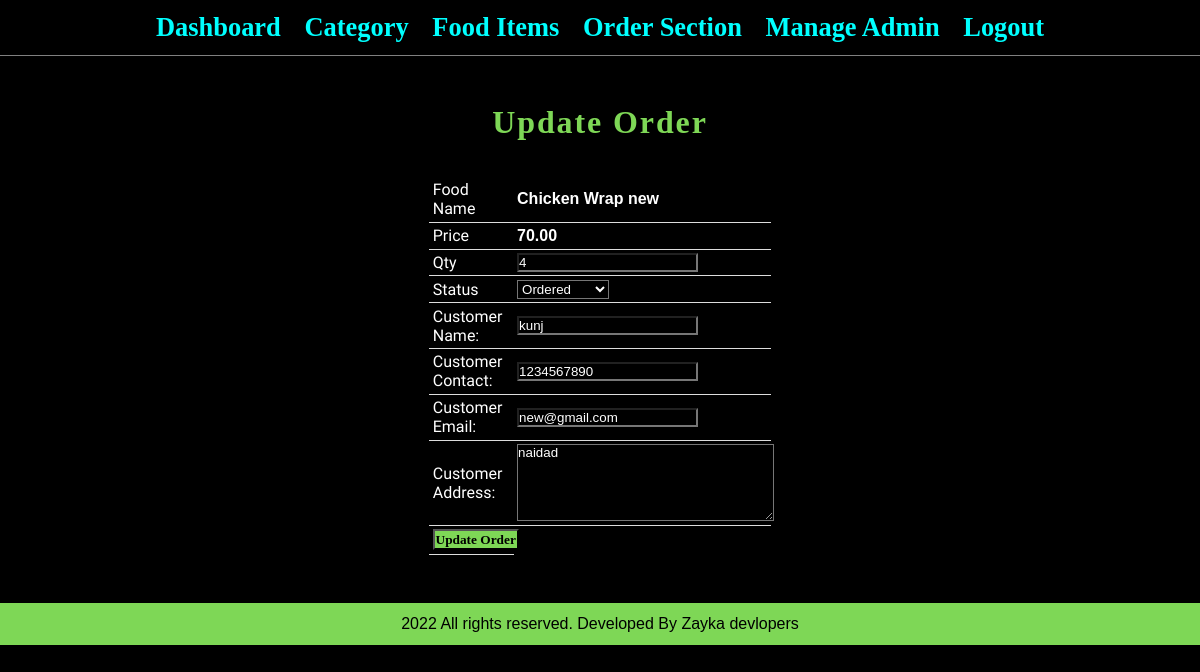
The page /admin/update-order.php?id=13 (signed in) on the database its author committed.
### tables this page shows
CREATE TABLE `tbl_order` (
  `id` int(10) UNSIGNED NOT NULL,
  `food` varchar(150) NOT NULL,
  `price` decimal(10,2) NOT NULL,
  `qty` int(11) NOT NULL,
  `total` decimal(10,2) NOT NULL,
  `order_date` datetime NOT NULL,
  `status` varchar(50) NOT NULL,
  `customer_name` varchar(150) NOT NULL,
  `customer_contact` varchar(20) NOT NULL,
  `customer_email` varchar(150) NOT NULL,
  `customer_address` varchar(255) NOT NULL
);

### admin/update-order.php (the view, shortened to what this page needs)
<?php include('partials/menu.php');
error_reporting(E_ALL & ~E_WARNING & ~E_NOTICE);?>
<link rel="stylesheet" href="admin.css">
<div class="main-content">
    <div class="wrapper">
        <h1  style="  font-family: logofont;  color:#7ed756; letter-spacing: 0.5mm; text-align:center;" >Update Order</h1>
        <br><br>
        <?php
            if(isset($_GET['id']))
            {
                $id=$_GET['id'];
                $sql = "SELECT * FROM tbl_order WHERE id=$id";
                $res = mysqli_query($conn, $sql);
                $count = mysqli_num_rows($res);
                if($count==1)
                {
                    $row=mysqli_fetch_assoc($res);
                    $food = $row['food'];
                    $price = $row['price'];
                    $qty = $row['qty'];
                    $status = $row['status'];
                    $customer_name = $row['customer_name'];
                    $customer_contact = $row['customer_contact'];
                    $customer_email = $row['customer_email'];
                    $customer_address= $row['customer_address'];
                }
                else
                {
                    header('location:'.SITEURL.'admin/manage-order.php');
                }
            }
            else
            {
                header('location:'.SITEURL.'admin/manage-order.php');
            }
        ?>
        <form action="" method="POST">
            <table class="tbl-30" style="background-color:black; color:white; margin-left: auto; margin-right: auto; ">
                <tr>
                    <td>Food Name</td>
                    <td><b> <?php echo $food; ?> </b></td>
                </tr>
                <tr>
                    <td>Price</td>
                    <td>
                        <b> <?php echo $price; ?></b>
                    </td>
                </tr>
                <tr>
                    <td>Qty</td>
                    <td>
                        <input type="number" name="qty" value="<?php echo $qty; ?>">
                    </td>
                </tr>
                <tr>
                    <td>Status</td>
                    <td>
                        <select name="status">
                            <option <?php if($status=="Ordered"){echo "selected";} ?> value="Ordered">Ordered</option>
                        </select>
                    </td>
                </tr>
                <tr>
                    <td>Customer Name: </td>
                    <td>
                        <input type="text" name="customer_name" value="<?php echo $customer_name; ?>">
                    </td>
                </tr>
                <tr>
                    <td>Customer Contact: </td>
                    <td>
                        <input type="text" name="customer_contact" value="<?php echo $customer_contact; ?>">
                    </td>
                </tr>
                <tr>
                    <td>Customer Email: </td>
                    <td>
                        <input type="text" name="customer_email" value="<?php echo $customer_email; ?>">
                    </td>
                </tr>
                <tr>
                    <td>Customer Address: </td>
                    <td>
                        <textarea name="customer_address" cols="30" rows="5"><?php echo $customer_address; ?></textarea>
                    </td>
                </tr>
                <tr>
                    <td clospan="2">
                        <input type="submit" name="submit" value="Update Order" class="btn-secondary"  style="font-family:taglinefont">
                    </td>
                </tr>
            </table>
        </form>
    </div>
</div>
<?php include('partials/footer.php'); ?>

### css/admin.css (style rules this page uses)
* { margin: 0; padding: 0; font-family: Arial, Helvetica, sans-serif; }
.wrapper { padding: 1%; width: 80%; margin: 0 auto; }
.tbl-30 { width: 30%; }
table { border-collapse: collapse; width: 100%; }
th, td { padding: 8px; text-align: left; border-bottom: 1px solid #ddd; }
table tr td { padding: 1%; }
.btn-secondary { background-color: #7bed9f; padding: 1%; color: black; text-decoration: none; font-weight: bold; }
.main-content { background-color: black; padding: 3% 0; }

### admin/admin.css (style rules this page uses)
* { background-color:black ; color:white; margin: 0; padding: 0; font-family: Arial, Helvetica, sans-serif; }
.wrapper { padding: 1%; width: 80%; margin: 0 auto; }
.tbl-30 { width: 30%; }
table { border-collapse: collapse; width: 100%; }
td { font-family: 'Comfortaa', cursive; padding: 8px; text-align: left; border-bottom: 1px solid #ddd; }
table tr td { padding: 1%; }
.btn-secondary { background-color: #7ed756; padding: 1%; color: black; text-decoration: none; font-weight: bold; }
.main-content { background-color: black; padding: 3% 0; }

### rows shown on the page
tbl_order: food "Chicken Wrap new", price "70.00", qty "4", status "Ordered", customer_name "kunj", customer_contact "1234567890", customer_email "new@gmail.com", customer_address "naidad"
